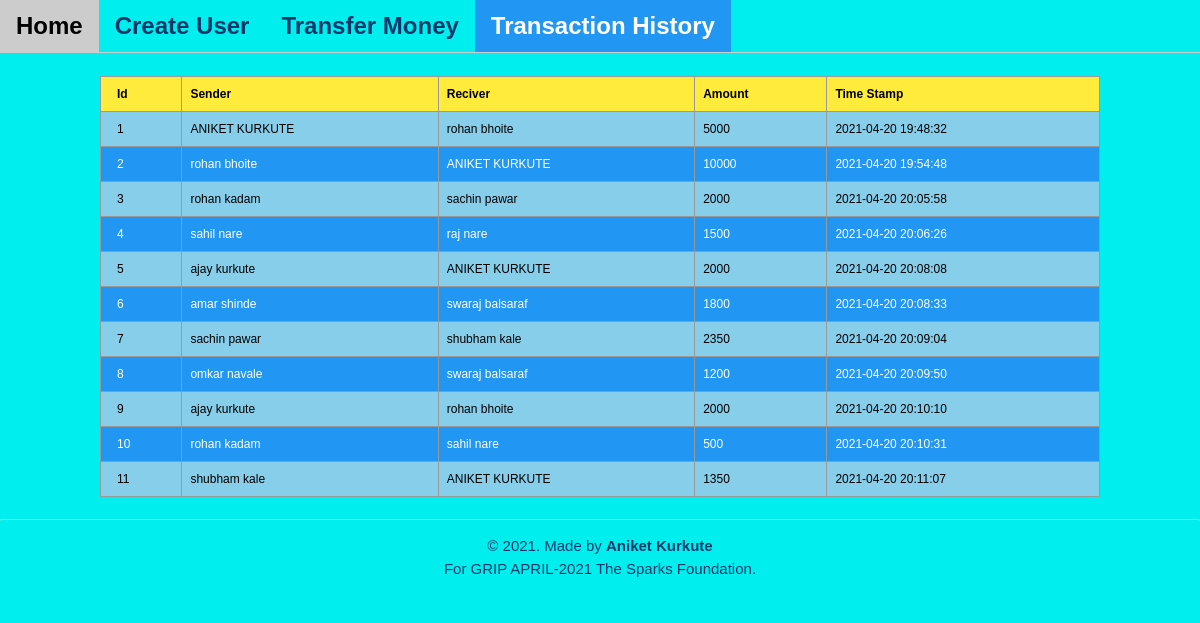
The app's page /TransactionHistory.php with its own data.
### tables this page shows
CREATE TABLE `transactions` (
  `transaction_id` int(11) NOT NULL,
  `sender_user_id` int(11) NOT NULL,
  `reciver_user_id` int(11) NOT NULL,
  `amount` int(11) NOT NULL,
  `timestamp` timestamp NOT NULL DEFAULT current_timestamp()
);

CREATE TABLE `user` (
  `id` int(11) NOT NULL,
  `first_name` varchar(10) NOT NULL,
  `last_name` varchar(10) NOT NULL,
  `email` varchar(30) NOT NULL,
  `balance` int(11) NOT NULL
);

### TransactionHistory.php (the view, shortened to what this page needs)
<?php
    require_once ".//util/header-footer.php";
    require_once ".//util/pdo.php";
?>
<!DOCTYPE html>
<html lang="en">
<body style="background-color: #00EEEE;">
?><br>
<div class="w3-row">
    <div class="w3-container" >
    <div class="w3-content" style="max-width:1000px">
            <table class="w3-table-all w3-small sk-table" style="max-height:500px;">
                <tr class="w3-yellow">
                    <th>Id</th>
                    <th>Sender</th>
                    <th>Reciver</th>
                    <th>Amount</th>
                    <th>Time Stamp</th>
                </tr>
                <?php
                    $stmt = $pdo->prepare('SELECT * FROM `user`');
                    $stmt->execute();
                    $user = $stmt->fetchall();
                    $user_data=[];
                    foreach ($user as $r){
                        $user_data[$r['id']]=array("fname"=>$r['first_name'],"lname"=>$r['last_name']);
                    }
                    $stmt = $pdo->prepare('SELECT * FROM `transactions`');
                    $stmt->execute();
                    $user = $stmt->fetchall();
                    $count=0;
                    foreach ($user as $r){
                        if ($count%2==0){
                            echo('<tr class="w3-light-blue">');
                        } else{
                            echo('<tr class="w3-blue">');
                        }
                        $count=$count+1;
                        echo('<td>'.$r['transaction_id'].'</td>
                            <td>'.$user_data[$r['sender_user_id']]['fname'].' '.$user_data[$r['sender_user_id']]['lname'].'</td>
                            <td>'.$user_data[$r['reciver_user_id']]['fname'].' '.$user_data[$r['reciver_user_id']]['lname'].'</td>
                            <td>'.$r['amount'].'</td>
                            <td>'.$r['timestamp'].'</td>
                        </tr>');
                    }
                ?>
            </table>
        </div>
    </div>
</div><br>
</body>
</html>

### util/w3.css (style rules this page uses)
html { box-sizing:border-box }
*,*:before,*:after { box-sizing:inherit }
html { -ms-text-size-adjust:100%;-webkit-text-size-adjust:100% }
body { margin:0 }
html,body { font-family:Verdana,sans-serif;font-size:15px;line-height:1.5 }
html { overflow-x:hidden }
.w3-table,.w3-table-all { border-collapse:collapse;border-spacing:0;width:100%;display:table }
.w3-table-all { border:1px solid #ccc }
.w3-bordered tr,.w3-table-all tr { border-bottom:1px solid #ddd }
.w3-table-all tr:nth-child(odd) { background-color:#fff }
.w3-table-all tr:nth-child(even) { background-color:#f1f1f1 }
.w3-table td,.w3-table th,.w3-table-all td,.w3-table-all th { padding:8px 8px;display:table-cell;text-align:left;vertical-align:top }
.w3-table th:first-child,.w3-table td:first-child,.w3-table-all th:first-child,.w3-table-all td:first-child { padding-left:16px }
.w3-container:after,.w3-container:before,.w3-panel:after,.w3-panel:before,.w3-row:after,.w3-row:before,.w3-row-padding:after,.w3-row-padding:before, .w3-cell-row:before,.w3-cell-row:after,.w3-clear:after,.w3-clear:before,.w3-bar:before,.w3-bar:after { content:"";display:table;clear:both }
.w3-content,.w3-auto { margin-left:auto;margin-right:auto }
.w3-content { max-width:980px }
.w3-container,.w3-panel { padding:0.01em 16px }
.w3-small { font-size:12px!important }
.w3-blue,.w3-hover-blue:hover { color:#fff!important;background-color:#2196F3!important }
.w3-light-blue,.w3-hover-light-blue:hover { color:#000!important;background-color:#87CEEB!important }
.w3-yellow,.w3-hover-yellow:hover { color:#000!important;background-color:#ffeb3b!important }
.sk-table th { border: 1px solid rgba(153, 153, 153, 0.986); }
.sk-table td { border: 1px solid rgba(153, 153, 153, 0.986); }

### records on screen
transactions: transaction_id "1", sender_user.first_name "ANIKET", sender_user.last_name "KURKUTE", reciver_user.first_name "rohan", reciver_user.last_name "bhoite", amount "5000", timestamp "2021-04-20 19:48:32"
transactions: transaction_id "2", sender_user.first_name "rohan", sender_user.last_name "bhoite", reciver_user.first_name "ANIKET", reciver_user.last_name "KURKUTE", amount "10000", timestamp "2021-04-20 19:54:48"
transactions: transaction_id "3", sender_user.first_name "rohan", sender_user.last_name "kadam", reciver_user.first_name "sachin", reciver_user.last_name "pawar", amount "2000", timestamp "2021-04-20 20:05:58"
transactions: transaction_id "4", sender_user.first_name "sahil", sender_user.last_name "nare", reciver_user.first_name "raj", reciver_user.last_name "nare", amount "1500", timestamp "2021-04-20 20:06:26"
transactions: transaction_id "5", sender_user.first_name "ajay", sender_user.last_name "kurkute", reciver_user.first_name "ANIKET", reciver_user.last_name "KURKUTE", amount "2000", timestamp "2021-04-20 20:08:08"
transactions: transaction_id "6", sender_user.first_name "amar", sender_user.last_name "shinde", reciver_user.first_name "swaraj", reciver_user.last_name "balsaraf", amount "1800", timestamp "2021-04-20 20:08:33"
transactions: transaction_id "7", sender_user.first_name "sachin", sender_user.last_name "pawar", reciver_user.first_name "shubham", reciver_user.last_name "kale", amount "2350", timestamp "2021-04-20 20:09:04"
transactions: transaction_id "8", sender_user.first_name "omkar", sender_user.last_name "navale", reciver_user.first_name "swaraj", reciver_user.last_name "balsaraf", amount "1200", timestamp "2021-04-20 20:09:50"
transactions: transaction_id "9", sender_user.first_name "ajay", sender_user.last_name "kurkute", reciver_user.first_name "rohan", reciver_user.last_name "bhoite", amount "2000", timestamp "2021-04-20 20:10:10"
transactions: transaction_id "10", sender_user.first_name "rohan", sender_user.last_name "kadam", reciver_user.first_name "sahil", reciver_user.last_name "nare", amount "500", timestamp "2021-04-20 20:10:31"
transactions: transaction_id "11", sender_user.first_name "shubham", sender_user.last_name "kale", reciver_user.first_name "ANIKET", reciver_user.last_name "KURKUTE", amount "1350", timestamp "2021-04-20 20:11:07"
